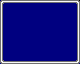

Below is a game level as drawn by its tile map, then a one-line description and the .tmx file that defines it, in full:
An orthogonal 10x8 tile map with 8x8 px tiles, 1 tile layer (Camada de Blocos 1).

<map version="1.10" tiledversion="1.10.0" orientation="orthogonal" renderorder="right-down" width="10" height="8" tilewidth="8" tileheight="8" infinite="0" nextlayerid="2" nextobjectid="1">
 <tileset firstgid="1" source="Menu-screen.tsx" />
 <layer id="1" name="Camada de Blocos 1" width="10" height="8">
  <data encoding="csv">
2,3,3,3,3,3,3,3,3,4,
5,284,284,284,284,284,284,284,284,6,
5,284,284,284,284,284,284,284,284,6,
5,284,284,284,284,284,284,284,284,6,
5,284,284,284,284,284,284,284,284,6,
5,284,284,284,284,284,284,284,284,6,
5,284,284,284,284,284,284,284,284,6,
7,8,8,8,8,8,8,8,8,9
</data>
 </layer>
</map>
